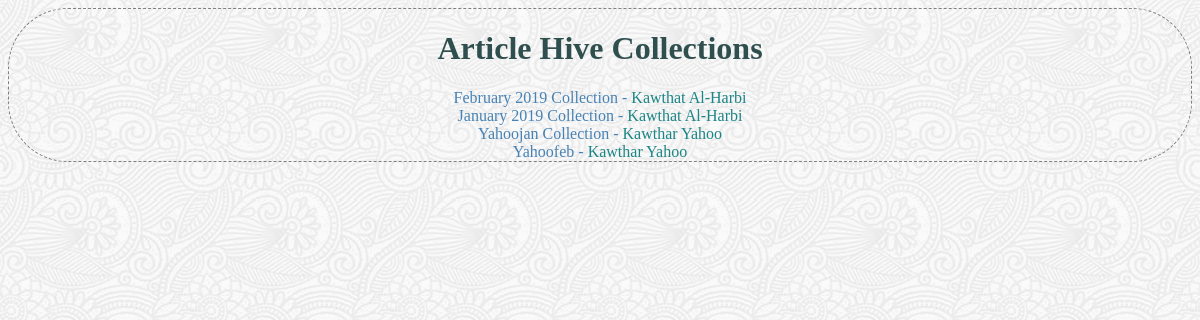
Page /collections/ on the committed database.
### database_setup.py (models this page shows, shortened)
class Collection(Base):
    __tablename__ = 'collection'
    id = Column(Integer, primary_key=True)
    name = Column(String(80), nullable=False)
    user_id = Column(Integer, ForeignKey('user.id'))
    user = relationship(User)

class User(Base):
    __tablename__ = 'user'
    id = Column(Integer, primary_key=True)
    name = Column(String(100), nullable=False)
    email = Column(String(100), nullable=False , unique=True)
    picture = Column(String(250))

### finalProject.py (the view, shortened to what this page needs)
@app.route('/')
@app.route('/collections/')
def DefaultCollections():
    if 'name' not in login_session:
        c = session.query(
            Collection.name.label('cname'),
            User.name.label('uname'),
            Collection.id.label('cid'),
            User.id.label('uid')).join(
            User,
            User.id == Collection.user_id).add_columns(
            User.id,
            User.name,
            Collection.name,
            Collection.id).all()
        return render_template('publicCollections.html', c=c)

### templates/publicCollections.html (shortened to what this page needs)
<!DOCTYPE html>
<html>
    <head>
        <link rel=stylesheet type=text/css href='{{url_for('static', filename='style.css')}}'>
    </head>
    <body>
        <div class="pane">
            <h1 class="header">Article Hive Collections</h1>
            {% for c in c %}
            <div class="item" >
                <div class="cname">
                    <a href="{{url_for('collectionList', collection_id= c.id )}}">{{ c.cname }}</a> - <label class="owner">{{ c.uname}}</label>
                </div>
            </div>
            {% endfor %}
        </div>
    </body>
</html>

### static/style.css (style rules this page uses)
html { background-image: url('full-bloom.png'); background-repeat: repeat; }
a { color: steelblue; text-decoration-line: none; }
.item { color: steelblue; }
.header { color: darkslategray; text-transform: capitalize; }
.owner { text-transform: capitalize; color: rgb(28, 133, 133);; }
.cname { text-transform: capitalize; }
.pane { border: dashed grey 1pt; border-radius: 5vw; text-align: center; }

### rows in the picture
Collection: cname "February 2019 Collection", uname "Kawthat Al-Harbi"
Collection: cname "January 2019 Collection", uname "Kawthat Al-Harbi"
Collection: cname "Yahoojan Collection", uname "Kawthar Yahoo"
Collection: cname "Yahoofeb", uname "Kawthar Yahoo"
